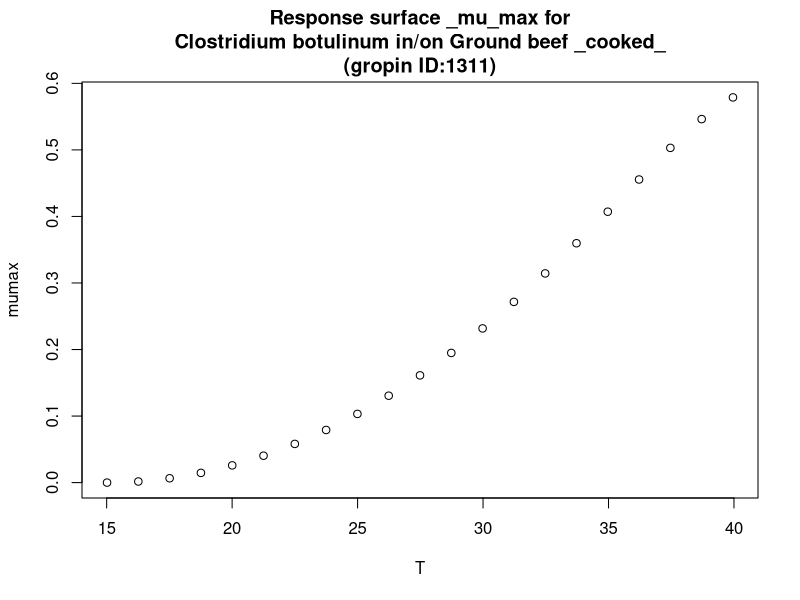

Source code (R):
#############################
# start of Parameter script
#############################
T <- seq(15.015,39.96003996004,length.out=21)
#############################
# end of Parameter script
#############################
############################# 
# start of Model script Gropin ID 1311 
#############################
 
# constant coefficients for this model
 
variables <- data.frame(T)
argumentsPar <- unique.data.frame(expand.grid(variables))
 
# heart of the model
response_surface <- function(T) {
   mumax <-0.001034*((T-15)^2)*(1-exp(0.4147*(T-45.48)))

	return(mumax=mumax)
} 

# output parameters
responseSurface <- cbind(argumentsPar,response_surface(argumentsPar['T']))
colnames(responseSurface) <- c(colnames(argumentsPar),'mumax')
#############################
# End of Model script
#############################
############################# 
# start of Visualisation script Gropin ID 1311 
#############################
titleText <-'Response surface _mu_max for
Clostridium botulinum in/on Ground beef _cooked_
(gropin ID:1311)'
plot(T,responseSurface$'mumax',xlab='T',
                          ylab='mumax',main=titleText)
#############################
# End of Visualisation script
#############################
